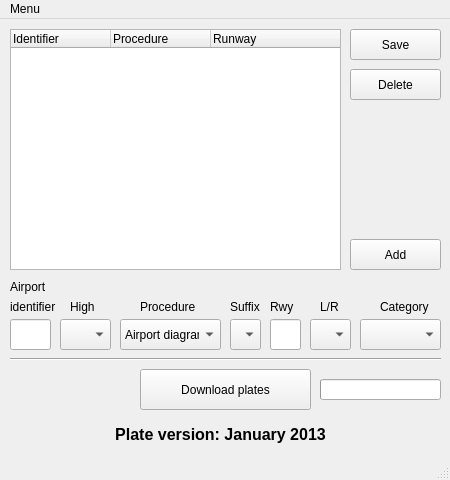
<?xml version="1.0" encoding="UTF-8"?>
<ui version="4.0">
 <class>Main</class>
 <widget class="QMainWindow" name="Main">
  <property name="geometry">
   <rect>
    <x>0</x>
    <y>0</y>
    <width>450</width>
    <height>480</height>
   </rect>
  </property>
  <property name="sizePolicy">
   <sizepolicy hsizetype="Fixed" vsizetype="Fixed">
    <horstretch>0</horstretch>
    <verstretch>0</verstretch>
   </sizepolicy>
  </property>
  <property name="minimumSize">
   <size>
    <width>450</width>
    <height>480</height>
   </size>
  </property>
  <property name="maximumSize">
   <size>
    <width>450</width>
    <height>480</height>
   </size>
  </property>
  <property name="windowTitle">
   <string>Plates v0.3</string>
  </property>
  <property name="windowIcon">
   <iconset resource="plates.qrc">
    <normaloff>:/icon/icon.svg</normaloff>:/icon/icon.svg</iconset>
  </property>
  <property name="statusTip">
   <string/>
  </property>
  <widget class="QWidget" name="centralwidget">
   <widget class="QPushButton" name="btn_download">
    <property name="geometry">
     <rect>
      <x>140</x>
      <y>350</y>
      <width>171</width>
      <height>41</height>
     </rect>
    </property>
    <property name="text">
     <string>Download plates</string>
    </property>
   </widget>
   <widget class="QLabel" name="lbl_version">
    <property name="geometry">
     <rect>
      <x>60</x>
      <y>400</y>
      <width>321</width>
      <height>31</height>
     </rect>
    </property>
    <property name="font">
     <font>
      <family>Arial</family>
      <pointsize>14</pointsize>
      <weight>75</weight>
      <bold>true</bold>
     </font>
    </property>
    <property name="text">
     <string>&lt;html&gt;&lt;head/&gt;&lt;body&gt;&lt;p&gt;&lt;span style=&quot; font-size:12pt;&quot;&gt;Plate version: January 2013&lt;/span&gt;&lt;/p&gt;&lt;/body&gt;&lt;/html&gt;</string>
    </property>
    <property name="alignment">
     <set>Qt::AlignCenter</set>
    </property>
   </widget>
   <widget class="QTreeWidget" name="tree_display">
    <property name="geometry">
     <rect>
      <x>10</x>
      <y>10</y>
      <width>331</width>
      <height>241</height>
     </rect>
    </property>
    <property name="horizontalScrollBarPolicy">
     <enum>Qt::ScrollBarAlwaysOff</enum>
    </property>
    <column>
     <property name="text">
      <string>Identifier</string>
     </property>
    </column>
    <column>
     <property name="text">
      <string>Procedure</string>
     </property>
    </column>
    <column>
     <property name="text">
      <string>Runway</string>
     </property>
    </column>
   </widget>
   <widget class="QPushButton" name="btn_save">
    <property name="geometry">
     <rect>
      <x>350</x>
      <y>10</y>
      <width>91</width>
      <height>31</height>
     </rect>
    </property>
    <property name="toolTip">
     <string>Shortcut: Ctrl + s</string>
    </property>
    <property name="text">
     <string>Save</string>
    </property>
   </widget>
   <widget class="QLabel" name="lbl_hilow">
    <property name="geometry">
     <rect>
      <x>70</x>
      <y>280</y>
      <width>51</width>
      <height>16</height>
     </rect>
    </property>
    <property name="text">
     <string>High</string>
    </property>
   </widget>
   <widget class="QComboBox" name="cb_type">
    <property name="geometry">
     <rect>
      <x>120</x>
      <y>300</y>
      <width>101</width>
      <height>31</height>
     </rect>
    </property>
    <property name="editable">
     <bool>false</bool>
    </property>
    <property name="maxVisibleItems">
     <number>15</number>
    </property>
    <property name="insertPolicy">
     <enum>QComboBox::NoInsert</enum>
    </property>
    <item>
     <property name="text">
      <string>Airport diagram</string>
     </property>
    </item>
    <item>
     <property name="text">
      <string>ILS</string>
     </property>
    </item>
    <item>
     <property name="text">
      <string>ILS or LOC</string>
     </property>
    </item>
    <item>
     <property name="text">
      <string>ILS or LOC-DME</string>
     </property>
    </item>
    <item>
     <property name="text">
      <string>Light visual</string>
     </property>
    </item>
    <item>
     <property name="text">
      <string>Localizer</string>
     </property>
    </item>
    <item>
     <property name="text">
      <string>NDB</string>
     </property>
    </item>
    <item>
     <property name="text">
      <string>RNAV (GPS)</string>
     </property>
    </item>
    <item>
     <property name="text">
      <string>RNAV (RNP)</string>
     </property>
    </item>
    <item>
     <property name="text">
      <string>Tacan</string>
     </property>
    </item>
    <item>
     <property name="text">
      <string>VOR</string>
     </property>
    </item>
    <item>
     <property name="text">
      <string>VOR-DME</string>
     </property>
    </item>
   </widget>
   <widget class="QComboBox" name="cb_high">
    <property name="geometry">
     <rect>
      <x>60</x>
      <y>300</y>
      <width>51</width>
      <height>31</height>
     </rect>
    </property>
    <property name="editable">
     <bool>false</bool>
    </property>
    <property name="insertPolicy">
     <enum>QComboBox::NoInsert</enum>
    </property>
    <item>
     <property name="text">
      <string/>
     </property>
    </item>
    <item>
     <property name="text">
      <string>High</string>
     </property>
    </item>
   </widget>
   <widget class="QLabel" name="lbl_type">
    <property name="geometry">
     <rect>
      <x>140</x>
      <y>280</y>
      <width>81</width>
      <height>16</height>
     </rect>
    </property>
    <property name="text">
     <string>Procedure</string>
    </property>
   </widget>
   <widget class="QLabel" name="lbl_suffix">
    <property name="geometry">
     <rect>
      <x>230</x>
      <y>280</y>
      <width>41</width>
      <height>16</height>
     </rect>
    </property>
    <property name="text">
     <string>Suffix</string>
    </property>
   </widget>
   <widget class="QComboBox" name="cb_suffix">
    <property name="geometry">
     <rect>
      <x>230</x>
      <y>300</y>
      <width>31</width>
      <height>31</height>
     </rect>
    </property>
    <property name="editable">
     <bool>false</bool>
    </property>
    <property name="insertPolicy">
     <enum>QComboBox::NoInsert</enum>
    </property>
    <item>
     <property name="text">
      <string/>
     </property>
    </item>
    <item>
     <property name="text">
      <string>Y</string>
     </property>
    </item>
    <item>
     <property name="text">
      <string>Z</string>
     </property>
    </item>
    <item>
     <property name="text">
      <string>A</string>
     </property>
    </item>
   </widget>
   <widget class="QLabel" name="lbl_runway">
    <property name="geometry">
     <rect>
      <x>270</x>
      <y>280</y>
      <width>41</width>
      <height>16</height>
     </rect>
    </property>
    <property name="text">
     <string>Rwy</string>
    </property>
   </widget>
   <widget class="QComboBox" name="cb_lr">
    <property name="geometry">
     <rect>
      <x>310</x>
      <y>300</y>
      <width>41</width>
      <height>31</height>
     </rect>
    </property>
    <property name="editable">
     <bool>false</bool>
    </property>
    <property name="insertPolicy">
     <enum>QComboBox::NoInsert</enum>
    </property>
    <item>
     <property name="text">
      <string/>
     </property>
    </item>
    <item>
     <property name="text">
      <string>L</string>
     </property>
    </item>
    <item>
     <property name="text">
      <string>C</string>
     </property>
    </item>
    <item>
     <property name="text">
      <string>R</string>
     </property>
    </item>
    <item>
     <property name="text">
      <string>LR</string>
     </property>
    </item>
   </widget>
   <widget class="QLabel" name="lbl_ident">
    <property name="geometry">
     <rect>
      <x>10</x>
      <y>280</y>
      <width>61</width>
      <height>16</height>
     </rect>
    </property>
    <property name="text">
     <string>identifier</string>
    </property>
   </widget>
   <widget class="QLabel" name="lbl_ident_2">
    <property name="geometry">
     <rect>
      <x>10</x>
      <y>260</y>
      <width>51</width>
      <height>16</height>
     </rect>
    </property>
    <property name="text">
     <string>Airport</string>
    </property>
   </widget>
   <widget class="QPushButton" name="btn_add">
    <property name="geometry">
     <rect>
      <x>350</x>
      <y>220</y>
      <width>91</width>
      <height>31</height>
     </rect>
    </property>
    <property name="toolTip">
     <string>Shortcut: Enter</string>
    </property>
    <property name="text">
     <string>Add</string>
    </property>
   </widget>
   <widget class="QLabel" name="label_5">
    <property name="geometry">
     <rect>
      <x>320</x>
      <y>280</y>
      <width>31</width>
      <height>16</height>
     </rect>
    </property>
    <property name="text">
     <string>L/R</string>
    </property>
   </widget>
   <widget class="QPushButton" name="btn_delete">
    <property name="geometry">
     <rect>
      <x>350</x>
      <y>50</y>
      <width>91</width>
      <height>31</height>
     </rect>
    </property>
    <property name="toolTip">
     <string>Deletes selected item. Shortcut: Delete</string>
    </property>
    <property name="text">
     <string>Delete</string>
    </property>
   </widget>
   <widget class="QLabel" name="lbl_cat">
    <property name="geometry">
     <rect>
      <x>380</x>
      <y>280</y>
      <width>71</width>
      <height>16</height>
     </rect>
    </property>
    <property name="text">
     <string>Category</string>
    </property>
   </widget>
   <widget class="QComboBox" name="cb_cat">
    <property name="geometry">
     <rect>
      <x>360</x>
      <y>300</y>
      <width>81</width>
      <height>31</height>
     </rect>
    </property>
    <property name="editable">
     <bool>false</bool>
    </property>
    <property name="insertPolicy">
     <enum>QComboBox::NoInsert</enum>
    </property>
    <item>
     <property name="text">
      <string/>
     </property>
    </item>
    <item>
     <property name="text">
      <string>CAT I</string>
     </property>
    </item>
    <item>
     <property name="text">
      <string>CAT II</string>
     </property>
    </item>
    <item>
     <property name="text">
      <string>CAT I &amp; II</string>
     </property>
    </item>
    <item>
     <property name="text">
      <string>CAT II &amp; III</string>
     </property>
    </item>
    <item>
     <property name="text">
      <string>SA CAT I</string>
     </property>
    </item>
    <item>
     <property name="text">
      <string>SA CAT I &amp; II</string>
     </property>
    </item>
   </widget>
   <widget class="Line" name="line">
    <property name="geometry">
     <rect>
      <x>10</x>
      <y>330</y>
      <width>431</width>
      <height>20</height>
     </rect>
    </property>
    <property name="orientation">
     <enum>Qt::Horizontal</enum>
    </property>
   </widget>
   <widget class="QLineEdit" name="le_ident">
    <property name="geometry">
     <rect>
      <x>10</x>
      <y>300</y>
      <width>41</width>
      <height>31</height>
     </rect>
    </property>
    <property name="maxLength">
     <number>4</number>
    </property>
    <property name="frame">
     <bool>true</bool>
    </property>
   </widget>
   <widget class="QLineEdit" name="le_rwy">
    <property name="geometry">
     <rect>
      <x>270</x>
      <y>300</y>
      <width>31</width>
      <height>31</height>
     </rect>
    </property>
    <property name="maxLength">
     <number>2</number>
    </property>
   </widget>
   <widget class="QProgressBar" name="progressBar">
    <property name="geometry">
     <rect>
      <x>320</x>
      <y>360</y>
      <width>121</width>
      <height>21</height>
     </rect>
    </property>
    <property name="maximum">
     <number>1</number>
    </property>
    <property name="value">
     <number>0</number>
    </property>
    <property name="orientation">
     <enum>Qt::Horizontal</enum>
    </property>
    <property name="format">
     <string/>
    </property>
   </widget>
  </widget>
  <widget class="QMenuBar" name="menubar">
   <property name="geometry">
    <rect>
     <x>0</x>
     <y>0</y>
     <width>450</width>
     <height>21</height>
    </rect>
   </property>
   <widget class="QMenu" name="menuOptions">
    <property name="title">
     <string>Menu</string>
    </property>
    <addaction name="actionCombine"/>
    <addaction name="actionAbout"/>
   </widget>
   <addaction name="menuOptions"/>
  </widget>
  <widget class="QStatusBar" name="statusbar"/>
  <action name="actionAbout">
   <property name="text">
    <string>About</string>
   </property>
  </action>
  <action name="actionCombine">
   <property name="checkable">
    <bool>true</bool>
   </property>
   <property name="checked">
    <bool>true</bool>
   </property>
   <property name="text">
    <string>Combine files</string>
   </property>
  </action>
 </widget>
 <resources>
  <include location="plates.qrc"/>
 </resources>
 <connections/>
</ui>
